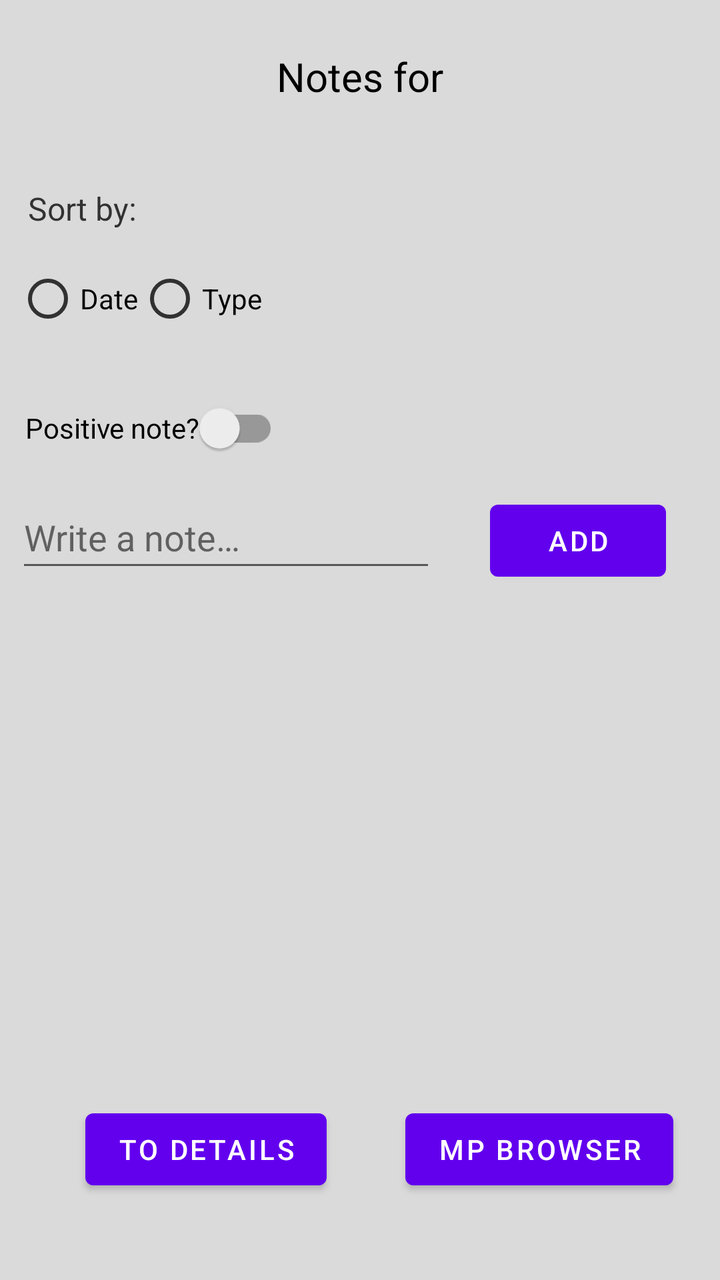
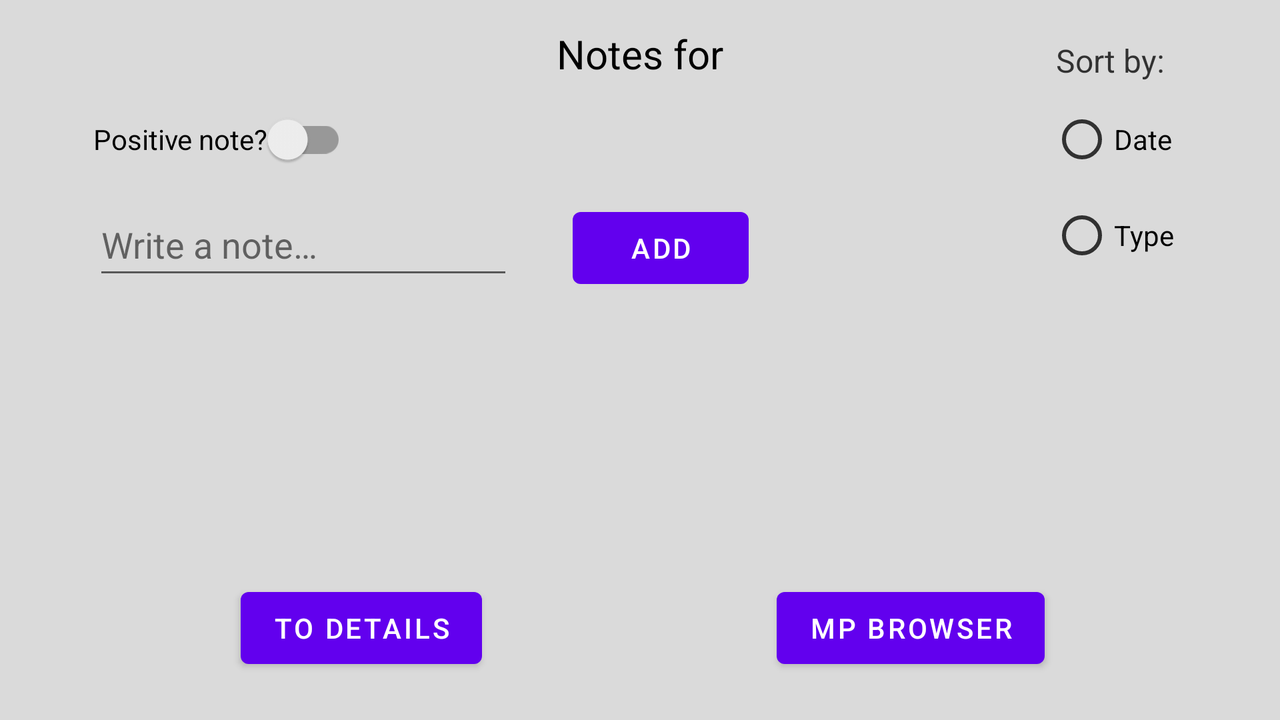

One screen, two layout resources from the same app: the default and the repository's alternative for another configuration. Each is rendered where Android would select it; the XML of both is given below.
<!-- AndroidManifest.xml: application theme Theme.GradeMP -->
<!-- res/layout/fragment_note.xml -->
<?xml version="1.0" encoding="utf-8"?>
<layout xmlns:tools="http://schemas.android.com/tools"
    xmlns:android="http://schemas.android.com/apk/res/android"
    xmlns:app="http://schemas.android.com/apk/res-auto">

    <androidx.constraintlayout.widget.ConstraintLayout
        android:id="@+id/frameLayout"
        android:layout_width="match_parent"
        android:layout_height="match_parent"
        android:background="#DADADA"
        tools:context=".fragments.NoteFragment">


        <TextView
            android:id="@+id/sortBy_header_text_note"
            android:layout_width="wrap_content"
            android:layout_height="wrap_content"
            android:text="@string/sort_by"
            android:textColor="#C6000000"
            android:textSize="16sp"
            app:layout_constraintBottom_toTopOf="@+id/radioGroup_note"
            app:layout_constraintEnd_toEndOf="parent"
            app:layout_constraintHorizontal_bias="0.02"
            app:layout_constraintStart_toStartOf="@+id/radioGroup_note"
            app:layout_constraintTop_toBottomOf="@+id/note_header_text"
            app:layout_constraintVertical_bias="0.8" />

        <RadioGroup
            android:id="@+id/radioGroup_note"
            android:layout_width="wrap_content"
            android:layout_height="wrap_content"
            android:orientation="horizontal"
            app:layout_constraintBottom_toTopOf="@+id/noteListing"
            app:layout_constraintEnd_toEndOf="parent"
            app:layout_constraintHorizontal_bias="0.0"
            app:layout_constraintStart_toStartOf="@+id/noteListing"
            app:layout_constraintTop_toBottomOf="@+id/note_header_text"
            app:layout_constraintVertical_bias="0.35000002">

            <RadioButton
                android:id="@+id/sortBy_date_btn_note"
                android:layout_width="wrap_content"
                android:layout_height="wrap_content"
                android:buttonTint="#C6000000"
                android:text="@string/date"
                android:textColor="@color/black" />

            <RadioButton
                android:id="@+id/sortBy_type_btn_note"
                android:layout_width="wrap_content"
                android:layout_height="wrap_content"
                android:buttonTint="#C6000000"
                android:text="@string/type"
                android:textColor="@color/black" />

        </RadioGroup>

        <Button
            android:id="@+id/mPBrowser_btn"
            android:layout_width="wrap_content"
            android:layout_height="wrap_content"
            android:text="@string/mp_browser"
            app:layout_constraintBottom_toBottomOf="@+id/toDetails_btn"
            app:layout_constraintEnd_toEndOf="@+id/noteListing"
            app:layout_constraintHorizontal_bias="0.93"
            app:layout_constraintStart_toStartOf="parent"
            app:layout_constraintTop_toTopOf="@+id/toDetails_btn" />

        <Button
            android:id="@+id/toDetails_btn"
            android:layout_width="wrap_content"
            android:layout_height="wrap_content"
            android:text="@string/to_details"
            app:layout_constraintBottom_toBottomOf="parent"
            app:layout_constraintEnd_toEndOf="parent"
            app:layout_constraintHorizontal_bias="0.15"
            app:layout_constraintStart_toStartOf="@+id/noteListing"
            app:layout_constraintTop_toTopOf="parent"
            app:layout_constraintVertical_bias="0.93" />

        <TextView
            android:id="@+id/note_header_text"
            android:layout_width="wrap_content"
            android:layout_height="wrap_content"
            android:text="@string/notes_for"
            android:textColor="@android:color/black"
            android:textSize="20sp"
            app:layout_constraintBottom_toBottomOf="parent"
            app:layout_constraintEnd_toEndOf="parent"
            app:layout_constraintStart_toStartOf="parent"
            app:layout_constraintTop_toTopOf="parent"
            app:layout_constraintVertical_bias="0.04000002" />

        <androidx.recyclerview.widget.RecyclerView
            android:id="@+id/noteListing"
            android:layout_width="0dp"
            android:layout_height="0dp"
            android:layout_marginStart="8dp"
            android:layout_marginTop="16dp"
            android:layout_marginEnd="8dp"
            android:layout_marginBottom="120dp"
            app:layoutManager="androidx.recyclerview.widget.LinearLayoutManager"
            app:layout_constraintBottom_toBottomOf="parent"
            app:layout_constraintEnd_toEndOf="parent"
            app:layout_constraintStart_toStartOf="parent"
            app:layout_constraintTop_toBottomOf="@+id/addNote_btn"
            app:layout_constraintVertical_bias="0.0" />

        <EditText
            android:id="@+id/note_editText"
            android:layout_width="wrap_content"
            android:layout_height="wrap_content"
            android:ems="10"
            android:hint="@string/write_a_note"
            android:importantForAutofill="no"
            android:inputType="textPersonName"
            android:minHeight="48dp"
            android:textColorHint="#8F000000"
            app:layout_constraintBottom_toTopOf="@+id/noteListing"
            app:layout_constraintEnd_toEndOf="parent"
            app:layout_constraintHorizontal_bias="0.0"
            app:layout_constraintStart_toStartOf="@+id/noteListing"
            app:layout_constraintTop_toBottomOf="@+id/opinion_switch"
            app:layout_constraintVertical_bias="0.19999999" />

        <Button
            android:id="@+id/addNote_btn"
            android:layout_width="wrap_content"
            android:layout_height="wrap_content"
            android:text="@string/add"
            app:layout_constraintBaseline_toBaselineOf="@+id/note_editText"
            app:layout_constraintEnd_toEndOf="parent"
            app:layout_constraintStart_toEndOf="@+id/note_editText" />

        <androidx.appcompat.widget.SwitchCompat
            android:id="@+id/opinion_switch"
            android:layout_width="wrap_content"
            android:layout_height="wrap_content"
            android:minHeight="48dp"
            android:text="@string/positive"
            android:textColor="@android:color/black"
            android:textColorHint="@android:color/black"
            app:layout_constraintBottom_toBottomOf="parent"
            app:layout_constraintEnd_toEndOf="parent"
            app:layout_constraintHorizontal_bias="0.02"
            app:layout_constraintStart_toStartOf="@+id/note_editText"
            app:layout_constraintTop_toBottomOf="@+id/radioGroup_note"
            app:layout_constraintVertical_bias="0.04000002" />

    </androidx.constraintlayout.widget.ConstraintLayout>
</layout>
<!-- resources referenced by this layout -->
<resources>
  <color name="black">#FF000000</color>
  <string name="add">Add</string>
  <string name="date">Date</string>
  <string name="mp_browser">MP Browser</string>
  <string name="notes_for">Notes for</string>
  <string name="positive">Positive note?</string>
  <string name="sort_by">Sort by:</string>
  <string name="to_details">To Details</string>
  <string name="type">Type</string>
  <string name="write_a_note">Write a note…</string>
  <style name="Theme.GradeMP" parent="Theme.MaterialComponents.DayNight.DarkActionBar">
          
          <item name="colorPrimary">@color/purple_500</item>
          <item name="colorPrimaryVariant">@color/purple_700</item>
          <item name="colorOnPrimary">@color/white</item>
          
          <item name="colorSecondary">@color/teal_200</item>
          <item name="colorSecondaryVariant">@color/teal_700</item>
          <item name="colorOnSecondary">@color/black</item>
          
          <item name="android:statusBarColor" tools:targetApi="l">?attr/colorPrimaryVariant</item>
          
      </style>
  <color name="purple_500">#FF6200EE</color>
  <color name="purple_700">#FF3700B3</color>
  <color name="white">#FFFFFFFF</color>
  <color name="teal_200">#FF03DAC5</color>
  <color name="teal_700">#FF018786</color>
</resources>
<!-- res/layout-land/fragment_note.xml (the repository's variant of the layout above) -->
<!-- drawn on the phone turned sideways -->
<?xml version="1.0" encoding="utf-8"?>
<layout xmlns:tools="http://schemas.android.com/tools"
    xmlns:android="http://schemas.android.com/apk/res/android"
    xmlns:app="http://schemas.android.com/apk/res-auto">

    <androidx.constraintlayout.widget.ConstraintLayout
        android:id="@+id/frameLayout"
        android:layout_width="match_parent"
        android:layout_height="match_parent"
        android:background="#DADADA"
        tools:context=".fragments.NoteFragment">

        <TextView
            android:id="@+id/sortBy_header_text_note"
            android:layout_width="wrap_content"
            android:layout_height="wrap_content"
            android:text="@string/sort_by"
            android:textColor="#C6000000"
            android:textSize="16sp"
            app:layout_constraintBottom_toTopOf="@+id/radioGroup_note"
            app:layout_constraintEnd_toEndOf="parent"
            app:layout_constraintHorizontal_bias="0.05"
            app:layout_constraintStart_toStartOf="@+id/radioGroup_note"
            app:layout_constraintTop_toTopOf="parent"
            app:layout_constraintVertical_bias="0.8" />

        <RadioGroup
            android:id="@+id/radioGroup_note"
            android:layout_width="wrap_content"
            android:layout_height="wrap_content"
            android:layout_marginBottom="1dp"
            android:orientation="vertical"
            app:layout_constraintBottom_toBottomOf="@+id/addNote_btn"
            app:layout_constraintEnd_toEndOf="parent"
            app:layout_constraintHorizontal_bias="0.9"
            app:layout_constraintStart_toStartOf="@+id/opinion_switch"
            app:layout_constraintTop_toTopOf="@+id/opinion_switch"
            app:layout_constraintVertical_bias="0.0">

            <RadioButton
                android:id="@+id/sortBy_date_btn_note"
                android:layout_width="wrap_content"
                android:layout_height="wrap_content"
                android:buttonTint="#C6000000"
                android:text="@string/date"
                android:textColor="@color/black" />

            <RadioButton
                android:id="@+id/sortBy_type_btn_note"
                android:layout_width="wrap_content"
                android:layout_height="wrap_content"
                android:buttonTint="#C6000000"
                android:text="@string/type"
                android:textColor="@color/black" />

        </RadioGroup>

        <Button
            android:id="@+id/mPBrowser_btn"
            android:layout_width="wrap_content"
            android:layout_height="wrap_content"
            android:text="@string/mp_browser"
            app:layout_constraintBottom_toBottomOf="parent"
            app:layout_constraintEnd_toEndOf="@+id/noteListing"
            app:layout_constraintHorizontal_bias="0.78"
            app:layout_constraintStart_toStartOf="parent"
            app:layout_constraintTop_toBottomOf="@+id/noteListing" />

        <Button
            android:id="@+id/toDetails_btn"
            android:layout_width="wrap_content"
            android:layout_height="wrap_content"
            android:text="@string/to_details"
            app:layout_constraintBottom_toBottomOf="parent"
            app:layout_constraintEnd_toEndOf="parent"
            app:layout_constraintHorizontal_bias="0.22"
            app:layout_constraintStart_toStartOf="@+id/noteListing"
            app:layout_constraintTop_toBottomOf="@+id/noteListing" />

        <TextView
            android:id="@+id/note_header_text"
            android:layout_width="wrap_content"
            android:layout_height="wrap_content"
            android:text="@string/notes_for"
            android:textColor="@android:color/black"
            android:textSize="20sp"
            app:layout_constraintBottom_toBottomOf="parent"
            app:layout_constraintEnd_toEndOf="parent"
            app:layout_constraintStart_toStartOf="parent"
            app:layout_constraintTop_toTopOf="parent"
            app:layout_constraintVertical_bias="0.04000002" />

        <androidx.recyclerview.widget.RecyclerView
            android:id="@+id/noteListing"
            android:layout_width="0dp"
            android:layout_height="0dp"
            android:layout_marginStart="8dp"
            android:layout_marginTop="8dp"
            android:layout_marginEnd="8dp"
            android:layout_marginBottom="92dp"
            app:layoutManager="androidx.recyclerview.widget.LinearLayoutManager"
            app:layout_constraintBottom_toBottomOf="parent"
            app:layout_constraintEnd_toEndOf="parent"
            app:layout_constraintStart_toStartOf="parent"
            app:layout_constraintTop_toBottomOf="@+id/addNote_btn"
            app:layout_constraintVertical_bias="0.1" />

        <EditText
            android:id="@+id/note_editText"
            android:layout_width="wrap_content"
            android:layout_height="wrap_content"
            android:ems="10"
            android:hint="@string/write_a_note"
            android:importantForAutofill="no"
            android:inputType="textPersonName"
            android:minHeight="48dp"
            android:textColorHint="#8F000000"
            app:layout_constraintBottom_toTopOf="@+id/noteListing"
            app:layout_constraintStart_toStartOf="@+id/opinion_switch"
            app:layout_constraintTop_toBottomOf="@+id/opinion_switch"
            app:layout_constraintVertical_bias="0.19999999" />

        <Button
            android:id="@+id/addNote_btn"
            android:layout_width="wrap_content"
            android:layout_height="wrap_content"
            android:text="@string/add"
            app:layout_constraintBaseline_toBaselineOf="@+id/note_editText"
            app:layout_constraintEnd_toEndOf="parent"
            app:layout_constraintHorizontal_bias="0.1"
            app:layout_constraintStart_toEndOf="@+id/note_editText" />

        <androidx.appcompat.widget.SwitchCompat
            android:id="@+id/opinion_switch"
            android:layout_width="wrap_content"
            android:layout_height="wrap_content"
            android:minHeight="48dp"
            android:text="@string/positive"
            android:textColor="@android:color/black"
            android:textColorHint="@android:color/black"
            app:layout_constraintBottom_toBottomOf="parent"
            app:layout_constraintEnd_toEndOf="@+id/note_header_text"
            app:layout_constraintHorizontal_bias="0.17"
            app:layout_constraintStart_toStartOf="@+id/noteListing"
            app:layout_constraintTop_toBottomOf="@+id/note_header_text"
            app:layout_constraintVertical_bias="0.01999998" />

    </androidx.constraintlayout.widget.ConstraintLayout>
</layout>
